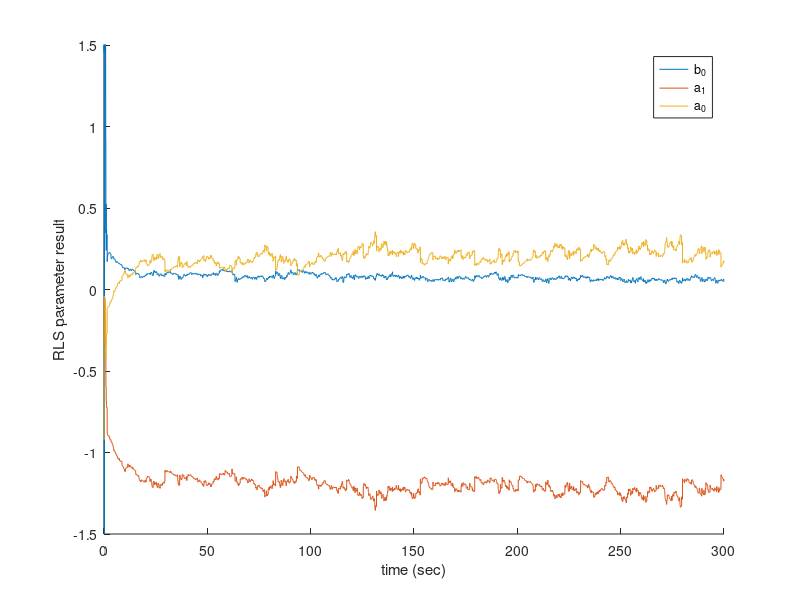
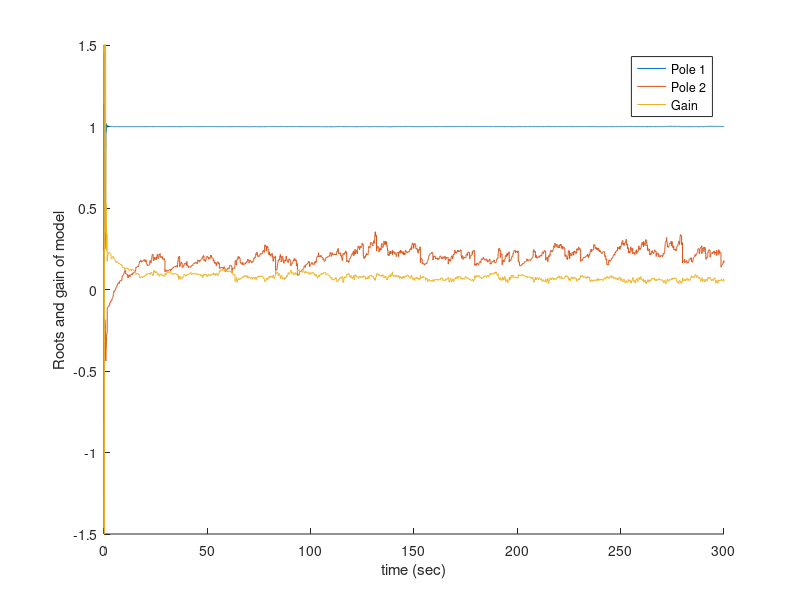

Source code (MATLAB) for these figures, in order: (Note: this script raises an error after producing the figures.)
clear; close all;

dts=0.02;
z=tf('z',0.02);
s=tf('s');

datan=csvread("data/sysnum000.csv");
datad=csvread("data/sysden000.csv");

N=size(datan,2);
M=size(datad,2);


t=datan(:,1);
SZ=size(datan,1);


fig=figure; hold on;
plot(t,datan(:,3:N));
plot(t,datad(:,4:M));
ylabel('RLS parameter result');
xlabel('time (sec)');
legend('b_0', 'a_1', 'a_0','Location','best');
ylim([-1.5 1.5]);
saveas(fig,'fig/avgparameterConverge','epsc');

poles=[];
for i=1:SZ
poles=[poles, roots(datad(i,3:M))]; %#ok<*AGROW>
end



fig=figure;hold on;
plot(t,real(poles)');
plot(t,datan(:,3:N));

ylabel('Roots and gain of model');
xlabel('time (sec)');
legend('Pole 1', 'Pole 2', 'Gain','Location','best');
ylim([-1.5 1.5]);
saveas(fig,'fig/avgpoleConverge','epsc');

%figure;
%plot(imag(poles)');
%ylim([-1 1]);

sys=minreal( tf(mean(datan(100:SZ,3:N)),mean(datad(100:SZ,3:M)),dts) );
[z,p,k]=zpkdata(sys);
S2=zpk(z,round(p{1},3),k,dts);


fig=figure;hold on;
margin(sys);
margin(S2);
legend('Average plant', 'Rounded poles plant', 'Location','best');
saveas(fig,'fig/avgsysBode','epsc');


fig=figure;hold on;
F=minreal (sys/(1+sys));
step(F);

step(feedback(S2,1));
ylabel('Inclination (deg)');
xlabel('time (sec)');
legend('Average plant', 'Rounded poles plant', 'Location','best');
saveas(fig,'fig/avgsysTR','epsc');
